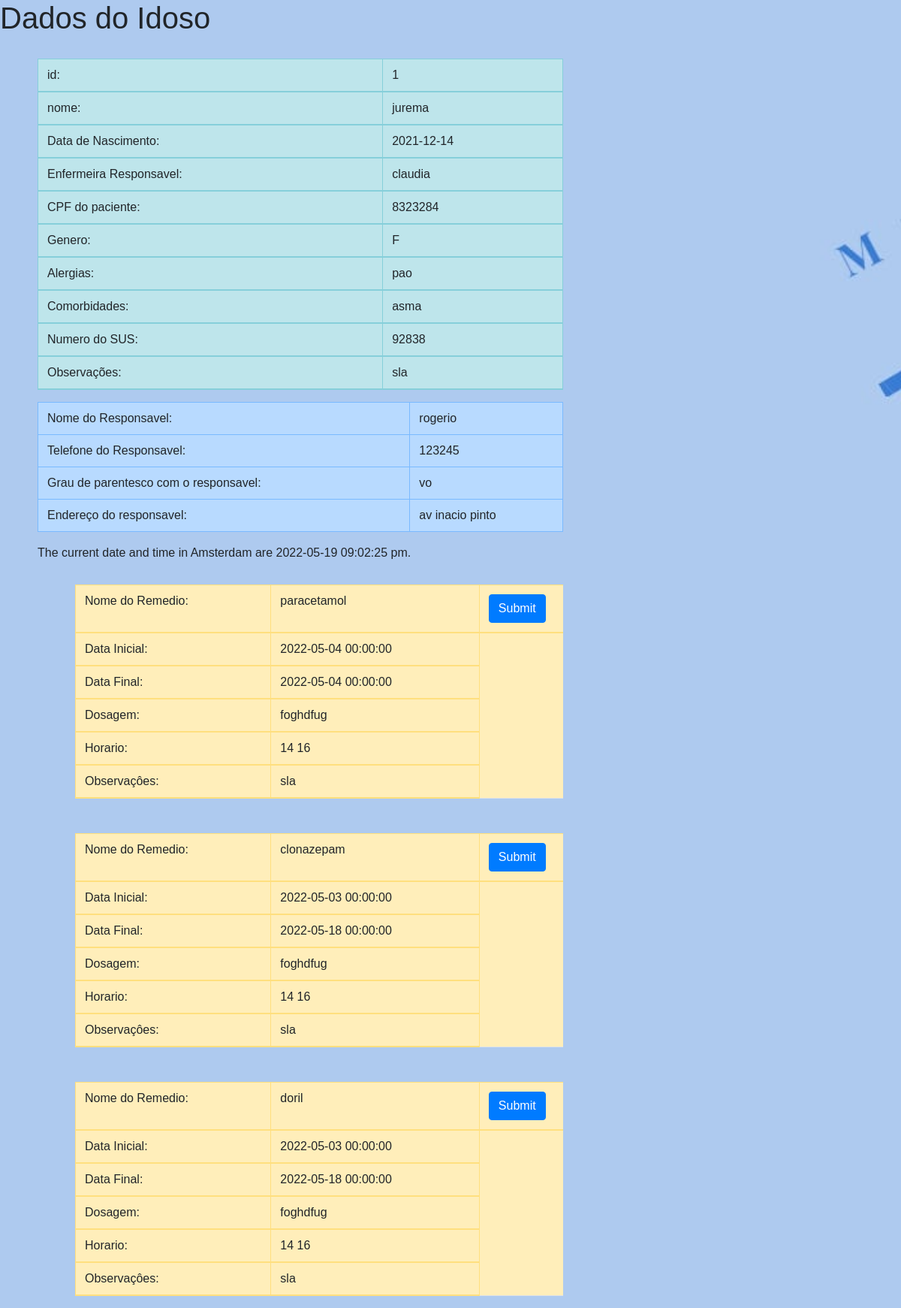
The page /dadoidosos.php?ididoso=1 on the database its author committed.
### tables this page shows
CREATE TABLE IF NOT EXISTS `idosos` (
  `ididoso` int(11) NOT NULL AUTO_INCREMENT,
  `nome_idoso` varchar(50) NOT NULL,
  `nascimento` date NOT NULL,
  `genero` varchar(1) NOT NULL DEFAULT '',
  `enfermeira` varchar(50) NOT NULL,
  `alergia` varchar(50) NOT NULL,
  `comorbidade` varchar(50) NOT NULL,
  `obs` varchar(50) NOT NULL,
  `numero_sus` int(11) NOT NULL DEFAULT 0,
  `cpf` int(11) NOT NULL DEFAULT 0,
  `plano_saude` varchar(3) NOT NULL DEFAULT '',
  `nome_resp` varchar(50) NOT NULL,
  `telefone_resp` int(11) NOT NULL DEFAULT 0,
  `parentesco` varchar(50) NOT NULL,
  `endereco_resp` varchar(50) NOT NULL,
  PRIMARY KEY (`ididoso`)
);

CREATE TABLE IF NOT EXISTS `utiliza` (
  `idutiliza` int(11) NOT NULL AUTO_INCREMENT,
  `ididoso` int(11) NOT NULL DEFAULT 0,
  `idremedio` int(11) NOT NULL,
  `data_inicio` datetime NOT NULL,
  `data_fim` datetime NOT NULL,
  `dosagem` varchar(50) NOT NULL,
  `horario` varchar(50) NOT NULL DEFAULT '',
  `obs` varchar(50) DEFAULT NULL,
  PRIMARY KEY (`idutiliza`),
  KEY `FK_utiliza_idosos` (`ididoso`),
  KEY `idremedio` (`idremedio`),
  CONSTRAINT `FK_utiliza_idosos` FOREIGN KEY (`ididoso`) REFERENCES `idosos` (`ididoso`) ON DELETE NO ACTION ON UPDATE NO ACTION,
  CONSTRAINT `FK_utiliza_medicamentos` FOREIGN KEY (`idremedio`) REFERENCES `medicamentos` (`idremedio`) ON DELETE NO ACTION ON UPDATE NO ACTION
);

CREATE TABLE IF NOT EXISTS `medicamentos` (
  `idremedio` int(11) NOT NULL AUTO_INCREMENT,
  `nome_remed` varchar(50) NOT NULL DEFAULT '',
  `descricao` varchar(50) NOT NULL DEFAULT '',
  `categoria` varchar(50) NOT NULL DEFAULT '',
  `possivel_reacao` varchar(50) NOT NULL DEFAULT '',
  `refrigeracao` varchar(50) NOT NULL DEFAULT '0',
  `obs` varchar(50) NOT NULL,
  PRIMARY KEY (`idremedio`)
);

### dadoidosos.php (the view, shortened to what this page needs)
<html>
<head>
	<link rel="stylesheet" href="https://maxcdn.bootstrapcdn.com/bootstrap/4.5.2/css/bootstrap.min.css">
	<link rel="stylesheet" href="css/dadoidoso.css">
</head>
<body>
	<?php
	include("conexao.php");
	$ididoso = $_GET['ididoso'];
	$sql = "select * from idosos where ididoso=$ididoso";
	$rs = mysqli_query($con, $sql);
	while ($linha = mysqli_fetch_array($rs)) {
	?>
		<h1>Dados do Idoso</h1>
		<div class="tabela-conteiner" id="1">
			<table class="table table-info table-bordered">
				<thead>
					<td> <?php echo 'id: '; ?></td>
					<td> <?php echo  $linha['ididoso']; ?></tr>
					<td> <?php echo 'nome: '; ?></td>
					<td> <?php echo $linha['nome_idoso']; ?></tr>
					<td> <?php echo 'Data de Nascimento: '; ?></td>
					<td> <?php echo $linha['nascimento']; ?></tr>
					<td> <?php echo 'Enfermeira Responsavel: '; ?></td>
					<td> <?php echo $linha['enfermeira']; ?></tr>
					<td> <?php echo 'CPF do paciente: '; ?></td>
					<td> <?php echo $linha['cpf']; ?></tr>
					<td> <?php echo 'Genero: '; ?></td>
					<td> <?php echo $linha['genero']; ?></tr>
					<td> <?php echo 'Alergias: '; ?></td>
					<td> <?php echo $linha['alergia']; ?></tr>
					<td> <?php echo 'Comorbidades: '; ?></td>
					<td> <?php echo $linha['comorbidade']; ?></tr>
					<td> <?php echo 'Numero do SUS: '; ?></td>
					<td> <?php echo $linha['numero_sus']; ?></tr>
					<td> <?php echo 'Observações: '; ?></td>
					<td> <?php echo $linha['obs']; ?></tr>
						<table class="table table-primary table-bordered">
							<td> <?php echo 'Nome do Responsavel: '; ?></td>
							<td> <?php echo $linha['nome_resp']; ?></tr>
							<td> <?php echo 'Telefone do Responsavel: '; ?></td>
							<td> <?php echo $linha['telefone_resp']; ?></tr>
							<td> <?php echo 'Grau de parentesco com o responsavel: '; ?></td>
							<td> <?php echo $linha['parentesco']; ?></tr>
							<td> <?php echo 'Endereço do responsavel: '; ?></td>
							<td> <?php echo $linha['endereco_resp']; ?></tr>
						</table>
			</table>
		<?php }
		?>
		<?php
		$Object = new DateTime();
		$Object->setTimezone(new DateTimeZone('America/Sao_Paulo'));
		$DateAndTime = $Object->format("Y-m-d h:i:s a");
		echo "The current date and time in Amsterdam are $DateAndTime.\n";
		?>
		<?php
		$sql = "select * from utiliza, medicamentos where utiliza.idremedio = medicamentos.idremedio and ididoso=$ididoso";
		$rs = mysqli_query($con, $sql);
		while ($linha = mysqli_fetch_array($rs)) { ?>
			<div class="tabela-conteiner" id="3">
				<table class="table table-warning table-bordered">
					<thead>
						<td> <?php echo 'Nome do Remedio: '; ?></td>
						<td> <?php echo $linha['nome_remed'];; ?></td>
						<td>
							<form method="POST">
								<input type="submit" onclick="Enviar();" name=" enviar" class="btn btn-primary">
							</form>
						<td> <?php echo 'Data Inicial: '; ?></td>
						<td> <?php echo $linha['data_inicio']; ?></tr>
						<td> <?php echo 'Data Final: '; ?></td>
						<td> <?php echo $linha['data_fim']; ?></tr>
						<td> <?php echo 'Dosagem: '; ?></td>
						<td> <?php echo $linha['dosagem']; ?></tr>
						<td> <?php echo 'Horario: '; ?></td>
						<td> <?php echo $linha['horario']; ?></tr>
						<td> <?php echo 'Observaçôes: '; ?></td>
						<td> <?php echo $linha['obs']; ?></tr>
				</table>
			</div>
		<?php } ?>
</body>
</html>

### css/dadoidoso.css (style rules this page uses)
* { margin: 0; padding: 0; box-sizing: border-box; font-family: Helvetica; }
body { background-image: url('../img/medlar.jpg'); background-size: cover; background-position-x: 900px; background-position-y: 100px; }
.tabela-conteiner { width: 700px; margin-left: 50px; margin-top: 30px; overflow: hidden; }

### rows shown on the page
idosos: ididoso "1", nome_idoso "jurema", nascimento "2021-12-14", enfermeira "claudia", cpf "8323284", genero "F", alergia "pao", comorbidade "asma", numero_sus "92838", obs "sla", nome_resp "rogerio", telefone_resp "123245", parentesco "vo", endereco_resp "av inacio pinto"
utiliza: idremedio.nome_remed "paracetamol", data_inicio "2022-05-04 00:00:00", data_fim "2022-05-04 00:00:00", dosagem "foghdfug", horario "14 16", idremedio.obs "sla"
utiliza: idremedio.nome_remed "clonazepam", data_inicio "2022-05-03 00:00:00", data_fim "2022-05-18 00:00:00", dosagem "foghdfug", horario "14 16", idremedio.obs "sla"
utiliza: idremedio.nome_remed "doril", data_inicio "2022-05-03 00:00:00", data_fim "2022-05-18 00:00:00", dosagem "foghdfug", horario "14 16", idremedio.obs "sla"
